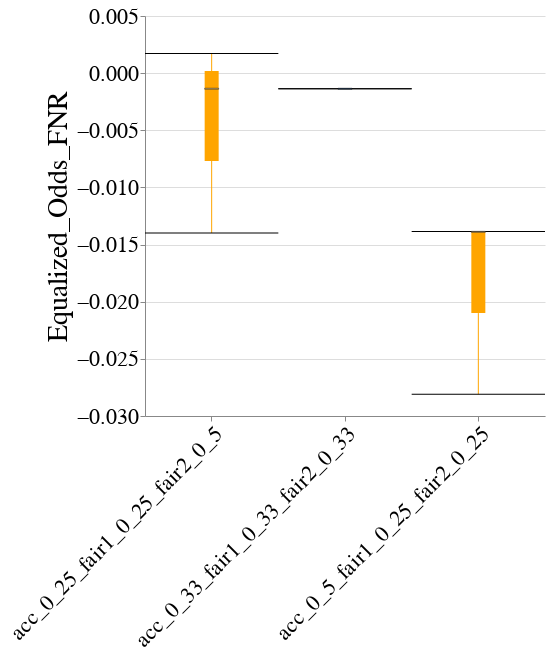

Here is the notebook cell this chart was saved with:
### Code cell
create_box_plot_per_dataset_and_case_study(to_plot=best_lp_metrics_per_exp_config_df,
                                           exp_name=EXP_NAME,
                                           dataset_name=DATASET_NAME,
                                           case_study_name=CASE_STUDY_NAME,
                                           metric_name="Equalized_Odds_FNR",
                                           group=GROUP)

### Figure 1 — Vega-Lite specification as saved in the notebook (floating-point values rounded to 4 significant figures)
{"config": {"view": {"continuousWidth": 400, "continuousHeight": 300, "stroke": null}, "axis": {"labelFontSize": 22, "labelFontWeight": "normal", "titleFontSize": 28, "titleFontWeight": "normal"}, "title": {"fontSize": 28}}, "data": {"name": "data-c5d707570c8beaf536a94cdb787a421d"}, "mark": {"type": "boxplot", "color": "orange", "median": {"stroke": "black", "strokeWidth": 0.7}, "ticks": true}, "encoding": {"x": {"axis": {"labelAngle": -45, "labelLimit": 500}, "field": "exp_config_name", "title": null, "type": "nominal"}, "y": {"field": "disparity_metric_value", "scale": {"zero": false}, "title": "Equalized_Odds_FNR", "type": "quantitative"}}, "height": 400, "width": 400, "$schema": "https://vega.github.io/schema/vega-lite/v4.17.0.json", "datasets": {"data-c5d707570c8beaf536a94cdb787a421d": [{"exp_config_name": "acc_0_25_fair1_0_25_fair2_0_5", "logical_pipeline_uuid": "Tm9uZSZOT19GQUlSTkVTU19JTlRFUlZFTlRJT04mZ2FuZGFsZl9jbGY=", "physical_pipeline_uuid": "071426d2-7e51-48e9-bfda-470f3785d9dd", "run_num": 2, "compound_pp_quality": 0.9237, "metric": "Equalized_Odds_FNR", "model_name": "gandalf_clf", "runtime_in_mins": 1.466, "dataset_name": "folk_emp", "logical_pipeline_name": "None&NO_FAIRNESS_INTERVENTION&gandalf_clf", "null_imputer_name": "None", "fairness_intervention_name": "NO_FAIRNESS_INTERVENTION", "RAC1P_dis": 0.1184, "RAC1P_priv": 0.1574, "SEX&RAC1P_dis": 0.1412, "SEX&RAC1P_priv": 0.1425, "SEX_dis": 0.1486, "SEX_priv": 0.1364, "overall": 0.1423, "disparity_metric_value": -0.001366}, {"exp_config_name": "acc_0_25_fair1_0_25_fair2_0_5", "logical_pipeline_uuid": "Tm9uZSZOT19GQUlSTkVTU19JTlRFUlZFTlRJT04mZ2FuZGFsZl9jbGY=", "physical_pipeline_uuid": "7dd4361d-4a44-499a-84e7-4cf50fdf5895", "run_num": 3, "compound_pp_quality": 0.9317, "metric": "Equalized_Odds_FNR", "model_name": "gandalf_clf", "runtime_in_mins": 1.405, "dataset_name": "folk_emp", "logical_pipeline_name": "None&NO_FAIRNESS_INTERVENTION&gandalf_clf", "null_imputer_name": "None", "fairness_intervention_name": "NO_FAIRNESS_INTERVENTION", "RAC1P_dis": 0.01741, "RAC1P_priv": 0.03967, "SEX&RAC1P_dis": 0.01993, "SEX&RAC1P_priv": 0.03392, "SEX_dis": 0.0227, "SEX_priv": 0.039, "overall": 0.03147, "disparity_metric_value": -0.01399}, {"exp_config_name": "acc_0_25_fair1_0_25_fair2_0_5", "logical_pipeline_uuid": "Tm9uZSZOT19GQUlSTkVTU19JTlRFUlZFTlRJT04mZ2FuZGFsZl9jbGY=", "physical_pipeline_uuid": "c16159a0-746c-4af2-9572-43464427e380", "run_num": 5, "compound_pp_quality": 0.9296, "metric": "Equalized_Odds_FNR", "model_name": "gandalf_clf", "runtime_in_mins": 1.515, "dataset_name": "folk_emp", "logical_pipeline_name": "None&NO_FAIRNESS_INTERVENTION&gandalf_clf", "null_imputer_name": "None", "fairness_intervention_name": "NO_FAIRNESS_INTERVENTION", "RAC1P_dis": 0.1204, "RAC1P_priv": 0.1705, "SEX&RAC1P_dis": 0.1526, "SEX&RAC1P_priv": 0.1509, "SEX_dis": 0.1667, "SEX_priv": 0.1382, "overall": 0.1512, "disparity_metric_value": 0.001723}, {"exp_config_name": "acc_0_33_fair1_0_33_fair2_0_33", "logical_pipeline_uuid": "Tm9uZSZOT19GQUlSTkVTU19JTlRFUlZFTlRJT04mZ2FuZGFsZl9jbGY=", "physical_pipeline_uuid": "b4005b8b-8d05-4307-9292-a01a04f55b72", "run_num": 2, "compound_pp_quality": 0.9036, "metric": "Equalized_Odds_FNR", "model_name": "gandalf_clf", "runtime_in_mins": 1.369, "dataset_name": "folk_emp", "logical_pipeline_name": "None&NO_FAIRNESS_INTERVENTION&gandalf_clf", "null_imputer_name": "None", "fairness_intervention_name": "NO_FAIRNESS_INTERVENTION", "RAC1P_dis": 0.1184, "RAC1P_priv": 0.1574, "SEX&RAC1P_dis": 0.1412, "SEX&RAC1P_priv": 0.1425, "SEX_dis": 0.1486, "SEX_priv": 0.1364, "overall": 0.1423, "disparity_metric_value": -0.001366}, {"exp_config_name": "acc_0_5_fair1_0_25_fair2_0_25", "logical_pipeline_uuid": "Tm9uZSZOT19GQUlSTkVTU19JTlRFUlZFTlRJT04mcmZfY2xm", "physical_pipeline_uuid": "46fad4ad-3be0-4467-a9b3-dec979764ec0", "run_num": 5, "compound_pp_quality": 0.8861, "metric": "Equalized_Odds_FNR", "model_name": "rf_clf", "runtime_in_mins": 0.05088, "dataset_name": "folk_emp", "logical_pipeline_name": "None&NO_FAIRNESS_INTERVENTION&rf_clf", "null_imputer_name": "None", "fairness_intervention_name": "NO_FAIRNESS_INTERVENTION", "RAC1P_dis": 0.07407, "RAC1P_priv": 0.1463, "SEX&RAC1P_dis": 0.1071, "SEX&RAC1P_priv": 0.121, "SEX_dis": 0.1302, "SEX_priv": 0.1086, "overall": 0.1185, "disparity_metric_value": -0.01385}, {"exp_config_name": "acc_0_5_fair1_0_25_fair2_0_25", "logical_pipeline_uuid": "Tm9uZSZOT19GQUlSTkVTU19JTlRFUlZFTlRJT04mcmZfY2xm", "physical_pipeline_uuid": "4edc885c-d278-47e0-bfba-484d521c2c2c", "run_num": 2, "compound_pp_quality": 0.8809, "metric": "Equalized_Odds_FNR", "model_name": "rf_clf", "runtime_in_mins": 0.05176, "dataset_name": "folk_emp", "logical_pipeline_name": "None&NO_FAIRNESS_INTERVENTION&rf_clf", "null_imputer_name": "None", "fairness_intervention_name": "NO_FAIRNESS_INTERVENTION", "RAC1P_dis": 0.08498, "RAC1P_priv": 0.1276, "SEX&RAC1P_dis": 0.1, "SEX&RAC1P_priv": 0.1139, "SEX_dis": 0.1181, "SEX_priv": 0.1045, "overall": 0.1111, "disparity_metric_value": -0.01389}, {"exp_config_name": "acc_0_5_fair1_0_25_fair2_0_25", "logical_pipeline_uuid": "Tm9uZSZOT19GQUlSTkVTU19JTlRFUlZFTlRJT04mcmZfY2xm", "physical_pipeline_uuid": "a9cef381-3f4c-4e28-8b1c-ab80fca9fef4", "run_num": 3, "compound_pp_quality": 0.8829, "metric": "Equalized_Odds_FNR", "model_name": "rf_clf", "runtime_in_mins": 0.03579, "dataset_name": "folk_emp", "logical_pipeline_name": "None&NO_FAIRNESS_INTERVENTION&rf_clf", "null_imputer_name": "None", "fairness_intervention_name": "NO_FAIRNESS_INTERVENTION", "RAC1P_dis": 0.1044, "RAC1P_priv": 0.1651, "SEX&RAC1P_dis": 0.1196, "SEX&RAC1P_priv": 0.1477, "SEX_dis": 0.1362, "SEX_priv": 0.1484, "overall": 0.1428, "disparity_metric_value": -0.0281}]}}
